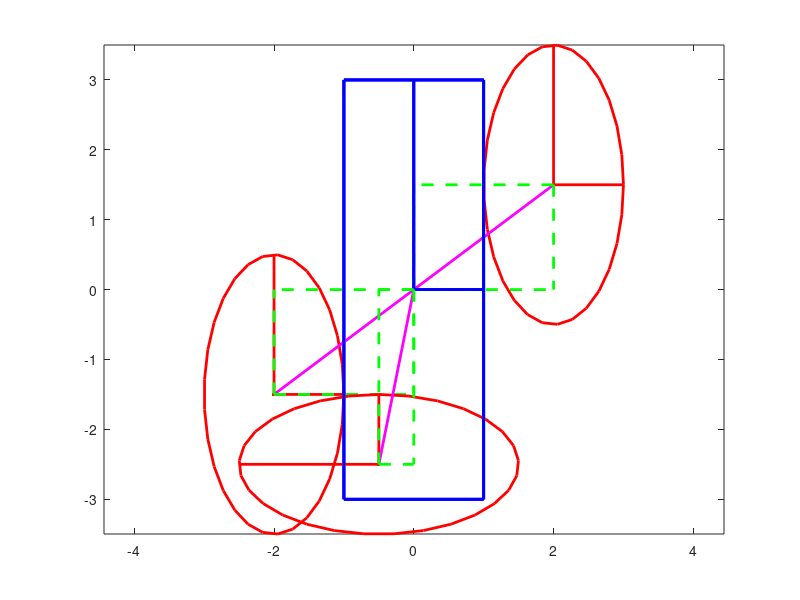
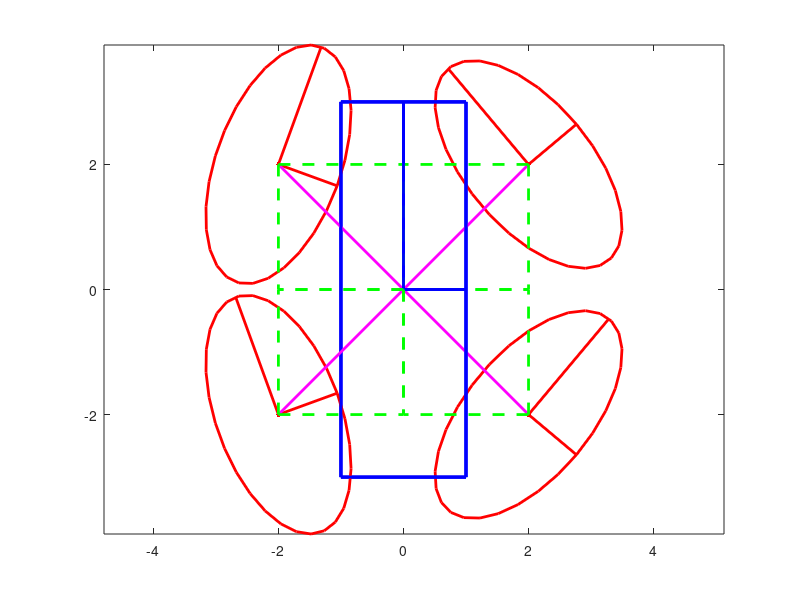

These figures' MATLAB source, in order:
function testEllipseRect

  figure;
  oneVisible();

  figure;
  twoVisible();

end

function oneVisible()
  xplus();
  xminus();
  yminus();
end

function xplus()

  cx = 2; cy = 1.5; lx = 1; ly = 2;
  [u0, u1] = drawEllipse(cx, cy, lx, ly, 0*pi/180);

  mx = 0; my = 0; ex = 1; ey = 3;
  [v0, v1] = drawRect(mx, my, ex, ey);

  drawLines(cx, cy, mx, my, v0, v1); 

end

function xminus()

  cx = -2; cy = -1.5; lx = 1; ly = 2;
  [u0, u1] = drawEllipse(cx, cy, lx, ly, 0*pi/180);

  mx = 0; my = 0; ex = 1; ey = 3;
  [v0, v1] = drawRect(mx, my, ex, ey);

  drawLines(cx, cy, mx, my, v0, v1); 

end

function yminus()

  cx = -0.5; cy = -2.5; lx = 1; ly = 2;
  [u0, u1] = drawEllipse(cx, cy, lx, ly, 90*pi/180);

  mx = 0; my = 0; ex = 1; ey = 3;
  [v0, v1] = drawRect(mx, my, ex, ey);

  drawLines(cx, cy, mx, my, v0, v1); 

end

function twoVisible()
  xplusyminus();
  xplusyplus();
  xminusyplus();
  xminusyminus();
end

function xplusyminus()
  cx = 2; cy = -2; lx = 1; ly = 2;
  [u0, u1] = drawEllipse(cx, cy, lx, ly, -40*pi/180);

  mx = 0; my = 0; ex = 1; ey = 3;
  [v0, v1] = drawRect(mx, my, ex, ey);

  drawLines(cx, cy, mx, my, v0, v1); 

end

function xplusyplus()
  cx = 2; cy = 2; lx = 1; ly = 2;
  [u0, u1] = drawEllipse(cx, cy, lx, ly, 40*pi/180);

  mx = 0; my = 0; ex = 1; ey = 3;
  [v0, v1] = drawRect(mx, my, ex, ey);

  drawLines(cx, cy, mx, my, v0, v1); 

end

function xminusyplus()
  cx = -2; cy = 2; lx = 1; ly = 2;
  [u0, u1] = drawEllipse(cx, cy, lx, ly, -20*pi/180);

  mx = 0; my = 0; ex = 1; ey = 3;
  [v0, v1] = drawRect(mx, my, ex, ey);

  drawLines(cx, cy, mx, my, v0, v1); 

end

function xminusyminus()
  cx = -2; cy = -2; lx = 1; ly = 2;
  [u0, u1] = drawEllipse(cx, cy, lx, ly, 20*pi/180);

  mx = 0; my = 0; ex = 1; ey = 3;
  [v0, v1] = drawRect(mx, my, ex, ey);

  drawLines(cx, cy, mx, my, v0, v1); 

end

function [u0, u1] = drawEllipse(cx, cy, ax, ay, angle)

  theta = linspace(0, 360*pi/180, 30);
  x = ax*cos(theta);
  y = ay*sin(theta);
  M = [cos(angle) -sin(angle);sin(angle) cos(angle)];
  xx =  [x;y];
  xxp = M*xx;
  plot(xxp(1,:) + cx, xxp(2,:) + cy, 'r-', 'LineWidth', 2); hold on;
  plot(cx, cy, 'r.', 'MarkerSize', 10); hold on;
  axis equal;

  u0o = [0 ax; 0 0];
  u1o = [0 0; 0 ay];
  u0p = M*u0o;
  u1p = M*u1o;
  plot(u0p(1,:) + cx, u0p(2,:) + cy, 'r-', 'LineWidth', 2); hold on;
  plot(u1p(1,:) + cx, u1p(2,:) + cy, 'r-', 'LineWidth', 2); hold on;

  u0 = (u0p(:,2) - u0p(:,1));
  u1 = (u1p(:,2) - u1p(:,1));
  u0 = u0/norm(u0);
  u1 = u1/norm(u1);

end
  
function [v0, v1] = drawRect(cx, cy, ax, ay)

  x = [cx-ax cx+ax cx+ax cx-ax cx-ax];
  y = [cy-ay cy-ay cy+ay cy+ay cy-ay];
  plot(x, y, 'b-', 'LineWidth', 2); hold on;
  plot(cx, cy, 'b.', 'MarkerSize', 10); hold on;

  v0o = [0 ax; 0 0];
  v1o = [0 0; 0 ay];
  plot(v0o(1,:) + cx, v0o(2,:) + cy, 'b-', 'LineWidth', 2); hold on;
  plot(v1o(1,:) + cx, v1o(2,:) + cy, 'b-', 'LineWidth', 2); hold on;

  v0 = (v0o(:,2) - v0o(:,1));
  v1 = (v1o(:,2) - v1o(:,1));
  v0 = v0/norm(v0);
  v1 = v1/norm(v1);

end

function drawLines(cx, cy, mx, my, v0, v1) 

  w = [cx - mx; cy - my];
  plot([mx cx], [my cy], 'm-', 'LineWidth', 2);

  d0 = dot(v0, w);
  d1 = dot(v1, w);
  d0v0 = d0*v0;
  d1v1 = d1*v1;
  plot([mx d0v0(1)],[my d0v0(2)], 'g--', 'LineWidth', 2);
  plot([mx d1v1(1)],[my d1v1(2)], 'g--', 'LineWidth', 2);
  plot([cx d0v0(1)],[cy d0v0(2)], 'g--', 'LineWidth', 2);
  plot([cx d1v1(1)],[cy d1v1(2)], 'g--', 'LineWidth', 2);

  [d0 d1]

end
